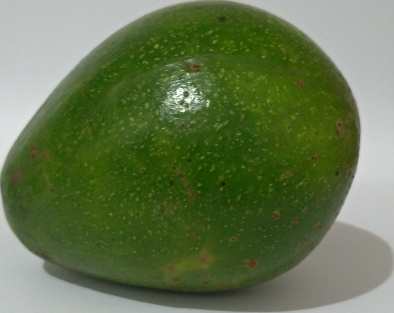
%> input picture Data Uji/ALPUKAT (1).jpg, 394 x 313 px; its folder holds only this picture in this run
$ octave uji.m   (GNU Octave 9; MATLAB toolbox functions it lacks are replaced by stand-ins)
%> lines starting %> are read from the running program, lines starting %| are printed output that depends on the picture; in (x1, y1, x2, y2) boxes, pixels count from 0 and x2, y2 are one past the last pixel; in counts of white or black regions, pixels touching at a corner belong together; the program's own positions count from 1
clc; clear; close all; warning off all;

nama_folder = 'data uji';
nama_file = dir(fullfile(nama_folder, '*.jpg'));

jumlah_file = numel(nama_file);
ciri_uji = zeros(jumlah_file, 9);

for n = 1:jumlah_file
    citra = imread (fullfile(nama_folder, nama_file(n).name));
%> citra is the input picture: size 313x394x3 uint8; mean R, G, B 99.5, 116.1, 77.2
    Img = imresize(citra,[1000 1000]);
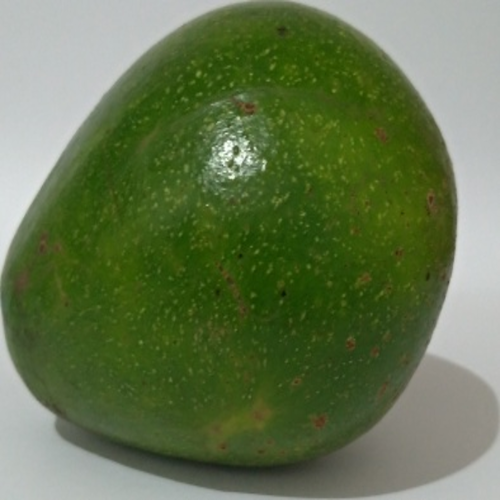
%> Img: size 1000x1000x3 uint8 (shown at 1/2 size); mean R, G, B 99.5, 116.1, 77.2
    HSV = rgb2hsv(Img);
%> HSV: size 1000x1000x3 double; mean H, S, V 0.28, 0.469, 0.456
    %figure, imshow(HSV)

    %ekstraksi komponen HSV
    H = HSV(:,:,1);
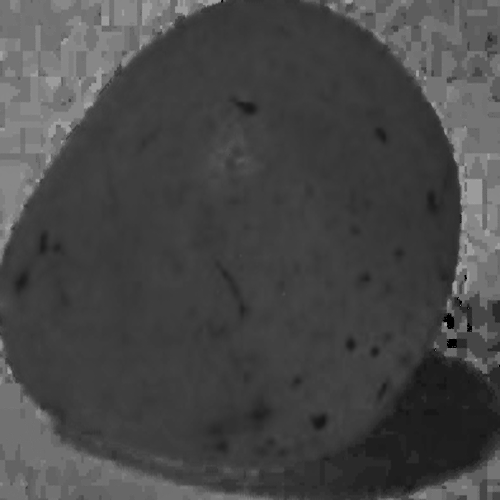
%> H: size 1000x1000 double (shown at 1/2 size); min 0, max 0.833, mean 0.28
    S = HSV(:,:,2);
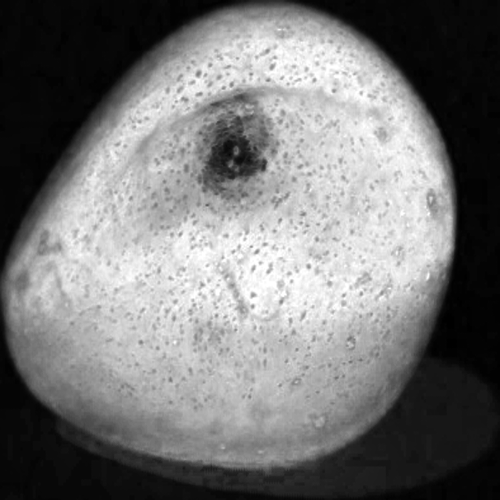
%> S: size 1000x1000 double (shown at 1/2 size); min 0, max 1, mean 0.469
    V = HSV(:,:,3);

    bw = im2bw (S,60/255);
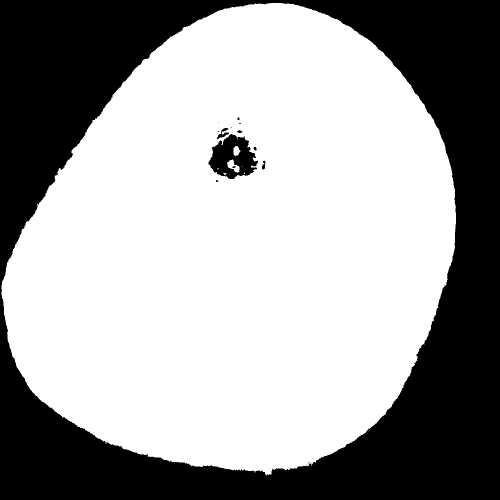
%> bw: size 1000x1000 logical (shown at 1/2 size); 63.1% white; 19 black regions (13 under 20 px), largest, box (x1, y1, x2, y2) and area: (0, 0, 1000, 1000) 362927, (417, 268, 516, 358) 5349, (434, 256, 458, 278) 203, (524, 321, 531, 339) 78, (474, 260, 485, 266) 41, (507, 294, 513, 301) 32
    bw = imfill(bw,'holes');
%> bw: size 1000x1000 logical; 63.7% white; 1 black region, box (x1, y1, x2, y2) and area: (0, 0, 1000, 1000) 362917
    bw = bwareaopen(bw,1000);
%> bw: size 1000x1000 logical; 63.7% white; 1 black region, box (x1, y1, x2, y2) and area: (0, 0, 1000, 1000) 362921
    %figure, imshow(bw);

    R = Img(:,:,1);
    G = Img(:,:,2);
    B = Img(:,:,3);

    R(~bw) = 0;
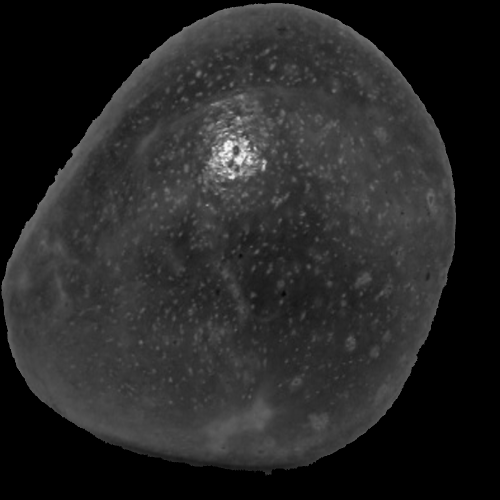
%> R: size 1000x1000 uint8 (shown at 1/2 size); min 0, max 254, mean 38.6
    B(~bw) = 0;
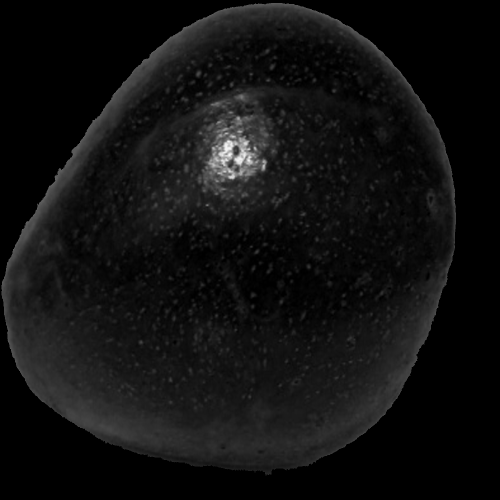
%> B: size 1000x1000 uint8 (shown at 1/2 size); min 0, max 251, mean 16.7
    G(~bw) = 0;
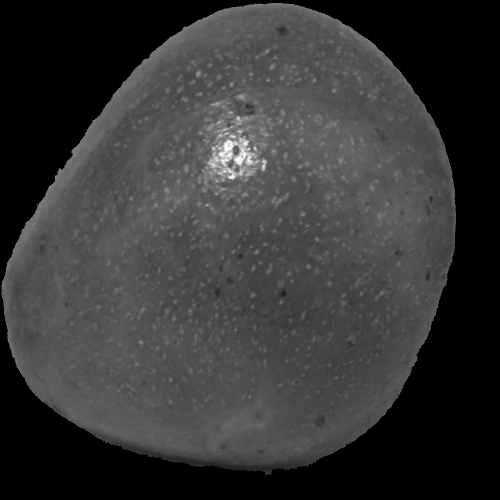
%> G: size 1000x1000 uint8 (shown at 1/2 size); min 0, max 255, mean 53.8

    RGB = cat(3,R,G,B);
%> RGB: size 1000x1000x3 uint8; mean H, S, V 38.6, 53.8, 16.7
    %figure, imshow(RGB);

    % fitur warna HSV
    Hue = sum(sum(H))/sum(sum(bw));
%> Hue = 0.44
    Saturation = sum(sum(S))/sum(sum(bw));
%> Saturation = 0.737
    Value = sum(sum(V))/sum(sum(bw));
%> Value = 0.716

    % luas citra
    Luas = sum(sum(bw));
%> Luas = 637079

    %fitur bentuk
    [B,L] = bwboundaries(bw,'noholes');
%> L: size 1000x1000 double; values 0 (black) and 1 (white), 63.7% white; 1 black region
%> B = 1 boundary; box (x1, y1, x2, y2) and points: (3, 6, 912, 951) 2770
    stats = regionprops(L,'All');
%> stats = 1 region; box (x1, y1, x2, y2), Area, Centroid, MajorAxisLength, MinorAxisLength and Eccentricity: (3, 6, 912, 951) 637079 [478.2 496] 981.7 832.6 0.53
    perimeter = stats.Perimeter;
%> perimeter = 3123.8
    eccentricity = stats.Eccentricity;
%> eccentricity = 0.53

    %fitur tekstur
    e = entropy(bw);
%> e = 0.945
    GLCM2 = graycomatrix(bw);
%> GLCM2 = [360863 1058; 1058 636021]
    F = graycoprops(GLCM2, 'all');
%> F = {Contrast 0.00212, Correlation 0.995, Energy 0.536, Homogeneity 0.999}
    contrast = F.Contrast;
%> contrast = 0.00212
    correlation = F.Correlation;
%> correlation = 0.995
    energi = F.Energy;
%> energi = 0.536

    %tabel
    ciri_uji(n,1) = Hue;
    ciri_uji(n,2) = Saturation;
    ciri_uji(n,3) = Value;
    ciri_uji(n,4) = Luas;
    ciri_uji(n,5) = perimeter;
    ciri_uji(n,6) = eccentricity;
    ciri_uji(n,7) = contrast;
    ciri_uji(n,8) = correlation;
    ciri_uji(n,9) = energi;
end

%class
kelas_uji = cell(jumlah_file,1);

for k = 1:10
    kelas_uji{k} = 'Alpukat';
end

for k = 11:20
    kelas_uji{k} = 'Apel';
end

for k = 21:30
    kelas_uji{k} = 'Jeruk';
end

for k = 31:40
    kelas_uji{k} = 'Pepaya';
end

%> (the run ends here)

$ run again, on Data Uji/ALPUKAT (4).jpg
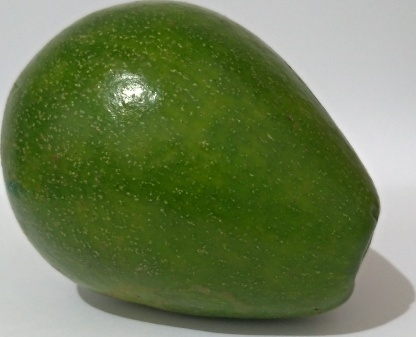
%> input picture Data Uji/ALPUKAT (4).jpg, 416 x 337 px
%> citra is the input picture: size 337x416x3 uint8; mean R, G, B 108.8, 124.1, 83
%> HSV: size 1000x1000x3 double; mean H, S, V 0.272, 0.466, 0.488
%> `bw = im2bw (S,60/255);`:
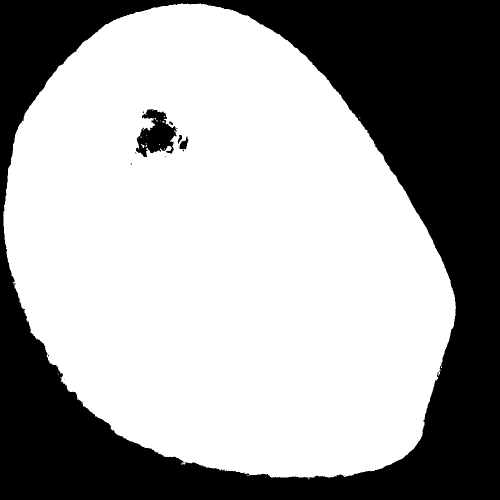
%> bw: size 1000x1000 logical (shown at 1/2 size); 63.6% white; 16 black regions (11 under 20 px), largest, box (x1, y1, x2, y2) and area: (0, 0, 1000, 1000) 358812, (272, 218, 354, 314) 4382, (359, 273, 377, 299) 250, (355, 270, 364, 287) 77, (338, 243, 346, 250) 33
%> `G(~bw) = 0;`:
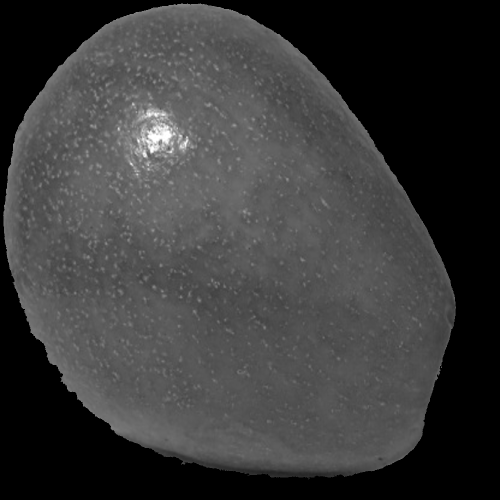
%> G: size 1000x1000 uint8 (shown at 1/2 size); min 0, max 255, mean 57.9
%> RGB: size 1000x1000x3 uint8; mean H, S, V 43.1, 57.9, 18
%> Hue = 0.425
%> Saturation = 0.726
%> Value = 0.761
%> Luas = 641203
%> L: size 1000x1000 double; values 0 (black) and 1 (white), 64.1% white; 1 black region
%> `[B,L] = bwboundaries(bw,'noholes');`: B = 1 boundary; box (x1, y1, x2, y2) and points: (6, 7, 912, 959) 2859
%> stats = 1 region; box (x1, y1, x2, y2), Area, Centroid, MajorAxisLength, MinorAxisLength and Eccentricity: (6, 7, 912, 959) 641203 [448.7 504.4] 1034.6 793.3 0.642
%> perimeter = 3184.4
%> eccentricity = 0.642
%> e = 0.942
%> GLCM2 = [356744 1053; 1053 640150]
%> F = {Contrast 0.00211, Correlation 0.995, Energy 0.538, Homogeneity 0.999}
%> contrast = 0.00211
%> correlation = 0.995
%> energi = 0.538

$ run again, on Data Uji/ALPUKAT (5).jpg
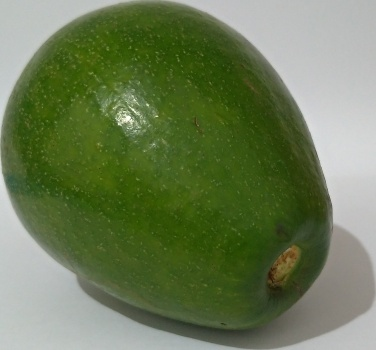
%> input picture Data Uji/ALPUKAT (5).jpg, 376 x 350 px
%> citra is the input picture: size 350x376x3 uint8; mean R, G, B 107.2, 122.6, 84.8
%> HSV: size 1000x1000x3 double; mean H, S, V 0.273, 0.439, 0.482
%> `bw = im2bw (S,60/255);`:
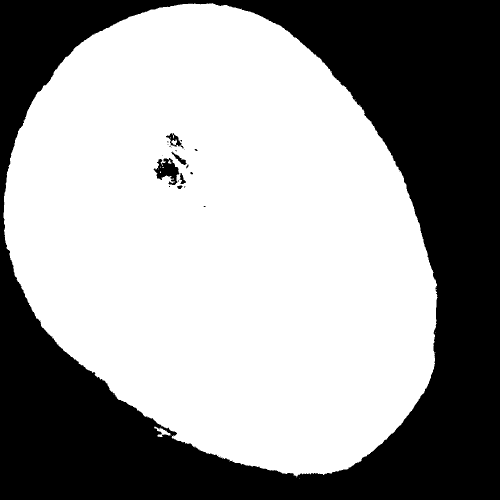
%> bw: size 1000x1000 logical (shown at 1/2 size); 60.4% white; 24 black regions (17 under 20 px), largest, box (x1, y1, x2, y2) and area: (0, 0, 1000, 1000) 393907, (307, 316, 359, 370) 1457, (332, 266, 367, 297) 364
%> `G(~bw) = 0;`:
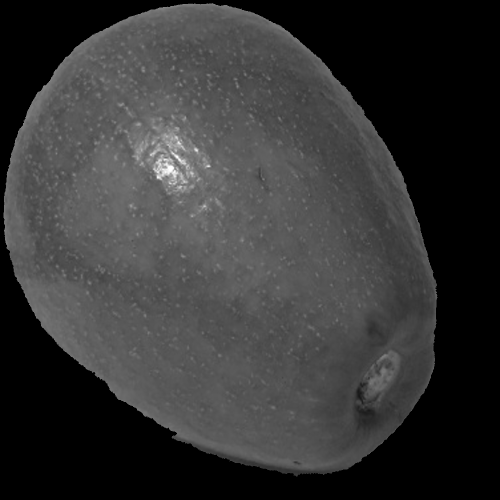
%> G: size 1000x1000 uint8 (shown at 1/2 size); min 0, max 255, mean 53
%> RGB: size 1000x1000x3 uint8; mean H, S, V 38.7, 53, 16.8
%> Hue = 0.451
%> Saturation = 0.725
%> Value = 0.796
%> Luas = 605837
%> L: size 1000x1000 double; values 0 (black) and 1 (white), 60.6% white; 1 black region
%> `[B,L] = bwboundaries(bw,'noholes');`: B = 1 boundary; box (x1, y1, x2, y2) and points: (7, 6, 875, 953) 2741
%> stats = 1 region; box (x1, y1, x2, y2), Area, Centroid, MajorAxisLength, MinorAxisLength and Eccentricity: (7, 6, 875, 953) 605837 [448.9 480.4] 1008.1 768.3 0.647
%> perimeter = 3072.3
%> eccentricity = 0.647
%> e = 0.967
%> GLCM2 = [392131 1032; 1032 604805]
%> F = {Contrast 0.00207, Correlation 0.996, Energy 0.521, Homogeneity 0.999}
%> contrast = 0.00207
%> correlation = 0.996
%> energi = 0.521

$ run again, on Data Uji/ALPUKAT (6).jpg
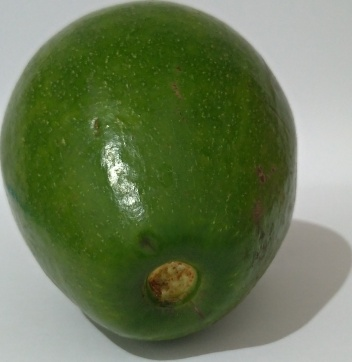
%> input picture Data Uji/ALPUKAT (6).jpg, 352 x 362 px
%> citra is the input picture: size 362x352x3 uint8; mean R, G, B 106, 120.4, 85.6
%> HSV: size 1000x1000x3 double; mean H, S, V 0.27, 0.424, 0.474
%> `G(~bw) = 0;`:
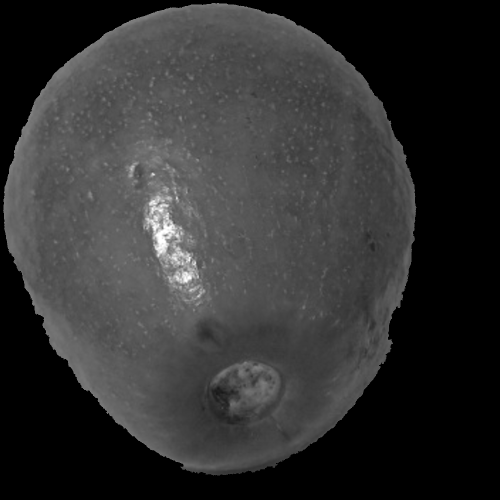
%> G: size 1000x1000 uint8 (shown at 1/2 size); min 0, max 255, mean 49.4
%> RGB: size 1000x1000x3 uint8; mean H, S, V 36.2, 49.4, 16.7
%> Hue = 0.459
%> Saturation = 0.722
%> Value = 0.806
%> Luas = 587809
%> L: size 1000x1000 double; values 0 (black) and 1 (white), 58.8% white; 1 black region
%> `[B,L] = bwboundaries(bw,'noholes');`: B = 1 boundary; box (x1, y1, x2, y2) and points: (6, 6, 833, 951) 2766
%> stats = 1 region; box (x1, y1, x2, y2), Area, Centroid, MajorAxisLength, MinorAxisLength and Eccentricity: (6, 6, 833, 951) 587809 [428.4 463.8] 937.1 801.1 0.519
%> perimeter = 3114.4
%> eccentricity = 0.519
%> e = 0.978
%> GLCM2 = [410145 1046; 1046 586763]
%> F = {Contrast 0.00209, Correlation 0.996, Energy 0.514, Homogeneity 0.999}
%> contrast = 0.00209
%> correlation = 0.996
%> energi = 0.514
